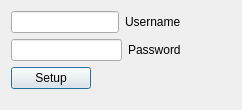
<?xml version="1.0" encoding="UTF-8"?>
<ui version="4.0">
 <class>Setup</class>
 <widget class="QDialog" name="Setup">
  <property name="geometry">
   <rect>
    <x>0</x>
    <y>0</y>
    <width>242</width>
    <height>110</height>
   </rect>
  </property>
  <property name="minimumSize">
   <size>
    <width>242</width>
    <height>110</height>
   </size>
  </property>
  <property name="maximumSize">
   <size>
    <width>242</width>
    <height>110</height>
   </size>
  </property>
  <property name="windowTitle">
   <string>Dialog</string>
  </property>
  <widget class="QWidget" name="">
   <property name="geometry">
    <rect>
     <x>11</x>
     <y>11</y>
     <width>221</width>
     <height>95</height>
    </rect>
   </property>
   <layout class="QFormLayout" name="formLayout">
    <item row="0" column="0">
     <layout class="QVBoxLayout" name="verticalLayout">
      <item>
       <layout class="QHBoxLayout" name="horizontalLayout">
        <item>
         <widget class="QLineEdit" name="UsernameInput"/>
        </item>
        <item>
         <widget class="QLabel" name="label">
          <property name="text">
           <string>Username</string>
          </property>
         </widget>
        </item>
       </layout>
      </item>
      <item>
       <layout class="QHBoxLayout" name="horizontalLayout_2">
        <item>
         <widget class="QLineEdit" name="PasswordInput"/>
        </item>
        <item>
         <widget class="QLabel" name="label_2">
          <property name="text">
           <string>Password</string>
          </property>
         </widget>
        </item>
       </layout>
      </item>
     </layout>
    </item>
    <item row="1" column="0">
     <widget class="QPushButton" name="SetupButton">
      <property name="text">
       <string>Setup</string>
      </property>
     </widget>
    </item>
   </layout>
  </widget>
 </widget>
 <resources/>
 <connections/>
</ui>
